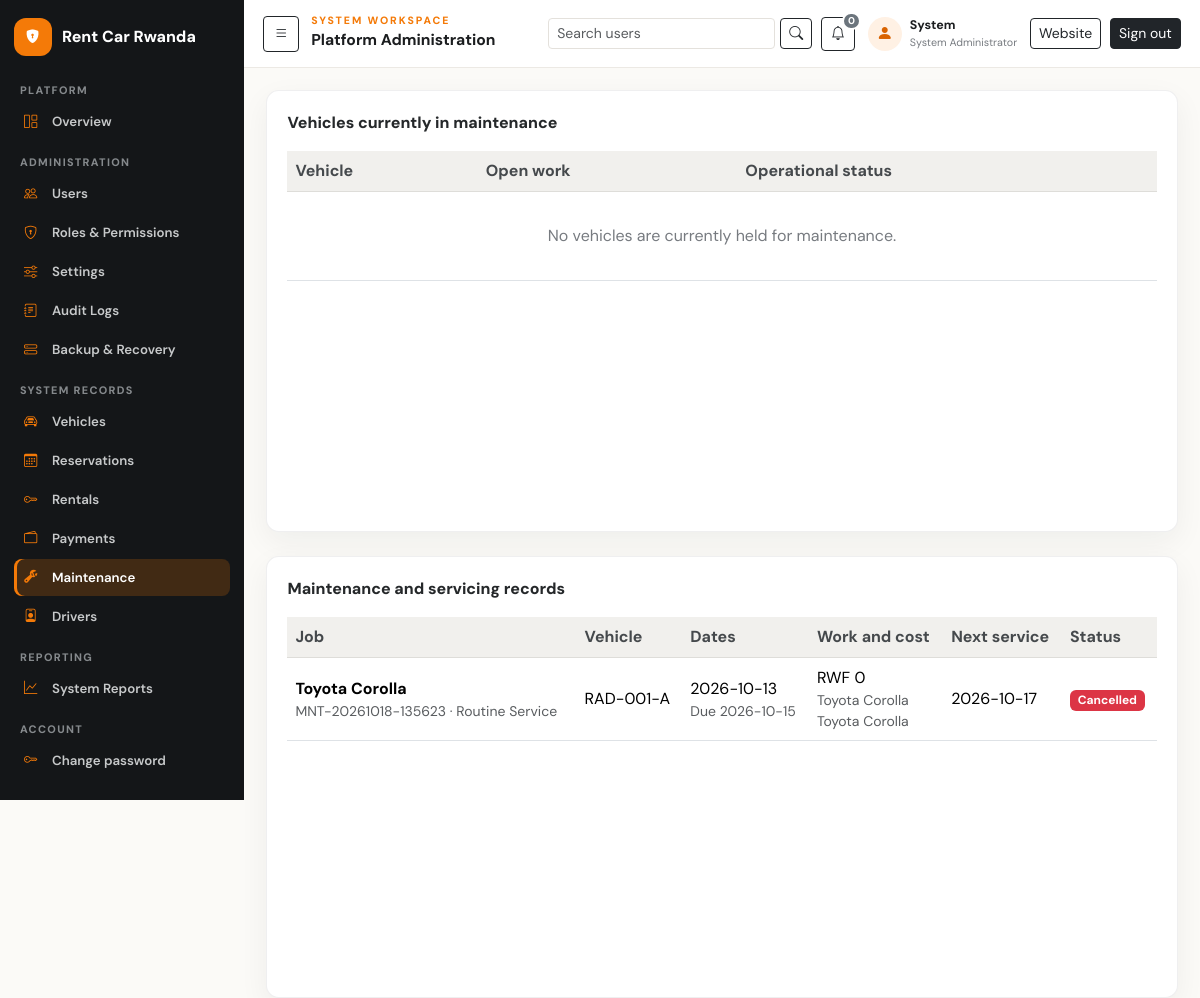
/index.php?r=maintenance (signed in), run on the app's committed database.
### tables this page shows
CREATE TABLE IF NOT EXISTS users (
  user_id BIGINT UNSIGNED AUTO_INCREMENT PRIMARY KEY,
  role_id BIGINT UNSIGNED NOT NULL,
  first_name VARCHAR(100) NOT NULL,
  last_name VARCHAR(100) NOT NULL,
  email VARCHAR(190) NULL UNIQUE,
  phone VARCHAR(30) NULL,
  password_hash VARCHAR(255) NOT NULL,
  must_change_password TINYINT(1) NOT NULL DEFAULT 0,
  status ENUM('active','inactive','suspended','pending') NOT NULL DEFAULT 'active',
  last_login_at DATETIME NULL,
  created_at TIMESTAMP NOT NULL DEFAULT CURRENT_TIMESTAMP,
  updated_at TIMESTAMP NOT NULL DEFAULT CURRENT_TIMESTAMP ON UPDATE CURRENT_TIMESTAMP,
  KEY idx_users_role_status (role_id,status),
  CONSTRAINT fk_users_role FOREIGN KEY (role_id) REFERENCES roles(role_id) ON DELETE RESTRICT ON UPDATE CASCADE
);

CREATE TABLE IF NOT EXISTS maintenance_records (
  maintenance_id BIGINT UNSIGNED AUTO_INCREMENT PRIMARY KEY,
  maintenance_number VARCHAR(40) NOT NULL UNIQUE,
  vehicle_id BIGINT UNSIGNED NOT NULL,
  reported_by BIGINT UNSIGNED NULL,
  maintenance_type ENUM('routine_service','repair','inspection','tyres','oil_change','bodywork','other') NOT NULL DEFAULT 'other',
  title VARCHAR(180) NOT NULL,
  description TEXT NULL,
  service_provider VARCHAR(180) NULL,
  start_date DATE NOT NULL,
  expected_completion_date DATE NULL,
  completed_date DATE NULL,
  odometer_reading INT UNSIGNED NULL,
  cost DECIMAL(12,2) NOT NULL DEFAULT 0,
  next_service_date DATE NULL,
  status ENUM('scheduled','in_progress','completed','cancelled') NOT NULL DEFAULT 'scheduled',
  notes TEXT NULL,
  created_at TIMESTAMP NOT NULL DEFAULT CURRENT_TIMESTAMP,
  updated_at TIMESTAMP NOT NULL DEFAULT CURRENT_TIMESTAMP ON UPDATE CURRENT_TIMESTAMP,
  KEY idx_maintenance_vehicle_status (vehicle_id,status), KEY idx_maintenance_dates (start_date,expected_completion_date),
  CONSTRAINT fk_maintenance_vehicle FOREIGN KEY (vehicle_id) REFERENCES vehicles(vehicle_id) ON DELETE RESTRICT ON UPDATE CASCADE,
  CONSTRAINT fk_maintenance_reporter FOREIGN KEY (reported_by) REFERENCES users(user_id) ON DELETE SET NULL ON UPDATE CASCADE,
  CONSTRAINT chk_maintenance_cost CHECK (cost >= 0),
  CONSTRAINT chk_maintenance_dates CHECK (expected_completion_date IS NULL OR expected_completion_date >= start_date)
);

CREATE TABLE IF NOT EXISTS vehicles (
  vehicle_id BIGINT UNSIGNED AUTO_INCREMENT PRIMARY KEY,
  category_id BIGINT UNSIGNED NOT NULL,
  registration_no VARCHAR(30) NOT NULL UNIQUE,
  vin VARCHAR(80) NULL UNIQUE,
  make VARCHAR(80) NOT NULL,
  model VARCHAR(80) NOT NULL,
  manufacture_year SMALLINT UNSIGNED NULL,
  colour VARCHAR(40) NULL,
  transmission ENUM('manual','automatic','other') NOT NULL DEFAULT 'manual',
  fuel_type ENUM('petrol','diesel','hybrid','electric','other') NOT NULL DEFAULT 'petrol',
  daily_rate DECIMAL(12,2) NOT NULL,
  weekly_rate DECIMAL(12,2) NULL,
  monthly_rate DECIMAL(12,2) NULL,
  current_mileage INT UNSIGNED NOT NULL DEFAULT 0,
  fuel_level_percent DECIMAL(5,2) NULL,
  image_path VARCHAR(500) NULL,
  status ENUM('available','reserved','rented','maintenance','inactive') NOT NULL DEFAULT 'available',
  insurance_expiry_date DATE NULL,
  inspection_expiry_date DATE NULL,
  description TEXT NULL,
  created_by BIGINT UNSIGNED NULL,
  created_at TIMESTAMP NOT NULL DEFAULT CURRENT_TIMESTAMP,
  updated_at TIMESTAMP NOT NULL DEFAULT CURRENT_TIMESTAMP ON UPDATE CURRENT_TIMESTAMP,
  KEY idx_vehicle_search (category_id,status,daily_rate), KEY idx_vehicle_model (make,model),
  CONSTRAINT fk_vehicle_category FOREIGN KEY (category_id) REFERENCES vehicle_categories(category_id) ON DELETE RESTRICT ON UPDATE CASCADE,
  CONSTRAINT fk_vehicle_creator FOREIGN KEY (created_by) REFERENCES users(user_id) ON DELETE SET NULL ON UPDATE CASCADE,
  CONSTRAINT chk_vehicle_rates CHECK (daily_rate >= 0 AND (weekly_rate IS NULL OR weekly_rate >= 0) AND (monthly_rate IS NULL OR monthly_rate >= 0)),
  CONSTRAINT chk_vehicle_fuel CHECK (fuel_level_percent IS NULL OR fuel_level_percent BETWEEN 0 AND 100)
);

### views/maintenance/index.php (the view, shortened to what the rows shown need)
<div class="panel table-panel mb-4">
  <div class="table-responsive"><table class="table align-middle mb-0">
    <thead><tr><th>Vehicle</th><th>Open work</th><th>Operational status</th><?php if (!empty($canManage)): ?><th>Readiness decision</th><?php endif; ?></tr></thead>
  </table></div>
</div>
<div class="panel table-panel">
  <div class="table-responsive"><table class="table align-middle mb-0">
    <thead><tr><th>Job</th><th>Vehicle</th><th>Dates</th><th>Work and cost</th><th>Next service</th><th>Status</th><?php if (!empty($canManage)): ?><th>Update</th><?php endif; ?></tr></thead>
    <tbody>
    <?php foreach ($rows as $r): ?>
      <tr>
        <td><strong><?= e($r['title']) ?></strong><small class="d-block text-muted"><?= e($r['maintenance_number']) ?> · <?= e(ucwords(str_replace('_', ' ', $r['maintenance_type']))) ?></small></td>
        <td><?= e($r['registration_no']) ?><?php if ($r['odometer_reading'] !== null): ?><small class="d-block text-muted"><?= (int)$r['odometer_reading'] ?> km</small><?php endif; ?></td>
        <td><?= e($r['start_date']) ?><?php if (!empty($r['expected_completion_date'])): ?><small class="d-block text-muted">Due <?= e($r['expected_completion_date']) ?></small><?php endif; ?></td>
        <td><?= e(\Crms\Money::format($r['cost'])) ?><?php if (!empty($r['service_provider'])): ?><small class="d-block text-muted"><?= e($r['service_provider']) ?></small><?php endif; ?><?php if (!empty($r['description'])): ?><small class="d-block text-muted"><?= e($r['description']) ?></small><?php endif; ?></td>
        <td><?= e((string)($r['next_service_date'] ?? '—')) ?></td>
        <td><?= status_badge((string)$r['status']) ?></td>
      </tr>
    <?php endforeach; ?>
    </tbody>
  </table></div>
</div>

### src/bootstrap.php (shortened to what the rows shown need)
<?php
$appCfg = require dirname(__DIR__) . '/config/app.php';
spl_autoload_register(function (string $class): void {
    $prefix = 'Crms\\';
    $rel = str_replace('\\', '/', substr($class, strlen($prefix)));
    $file = __DIR__ . '/' . $rel . '.php';
});
if (!function_exists('e')) {
    function e(?string $value): string
    {
        return htmlspecialchars((string) $value, ENT_QUOTES | ENT_SUBSTITUTE, 'UTF-8');
    }
}
if (!function_exists('url')) {
    function url(string $route = 'home', array $query = []): string
    {
        $base = rtrim(crms_base_url(), '/');
        $query['r'] = $route;
        return $base . '/index.php?' . http_build_query($query);
    }
}
if (!function_exists('crms_base_url')) {
    function crms_base_url(): string
    {
        $cfg = require dirname(__DIR__) . '/config/app.php';
        $script = $_SERVER['SCRIPT_NAME'] ?? '/CarrentalMS/index.php';
        $dir = str_replace('\\', '/', dirname($script));
        return rtrim($dir, '/');
    }
}
if (!function_exists('asset')) {
    function asset(string $path): string
    {
        return rtrim(crms_base_url(), '/') . '/' . ltrim($path, '/');
    }
}
if (!function_exists('status_badge')) {
    function status_badge(string $status): string
    {
        $cls = \Crms\Ui::statusClass($status);
        return '<span class="badge text-bg-' . e($cls) . ' badge-status">' . e($status) . '</span>';
    }
}

### views/layouts/app.php (shortened to what the rows shown need)
<!doctype html>
<html lang="en">
<head>
  <link href="https://cdn.jsdelivr.net/npm/bootstrap@5.3.3/dist/css/bootstrap.min.css" rel="stylesheet">
  <link href="https://cdn.jsdelivr.net/npm/bootstrap-icons@1.11.3/font/bootstrap-icons.min.css" rel="stylesheet">
  <link href="<?= e(asset('public/css/app.css') . '?v=' . (string) filemtime(dirname(__DIR__, 2) . '/public/css/app.css')) ?>" rel="stylesheet">
</head>
<?php $isSystemAdmin = ($user['role_name'] ?? '') === 'System Administrator'; ?>
<?php $isDashboardPage = (string) ($_GET['r'] ?? '') === 'dashboard'; ?>
<?php $isReportsPage = (string) ($_GET['r'] ?? '') === 'reports'; ?>
<?php $isAdminUsersPage = (string) ($_GET['r'] ?? '') === 'admin/users'; ?>
<body class="site-body app-body<?= $isDashboardPage ? ' dashboard-workspace' : '' ?><?= $isReportsPage ? ' reports-workspace' : '' ?><?= $isAdminUsersPage ? ' admin-users-workspace' : '' ?><?= $isSystemAdmin ? ' admin-workspace' : '' ?><?= !empty($printAgreement) ? ' rental-agreement-print' : '' ?><?= !empty($reportPrint) ? ' report-print' : '' ?>">
<div class="app-shell">
  <?php require dirname(__DIR__) . '/partials/sidebar.php'; ?>
  <div class="app-main">
    <header class="app-topbar">
      <?php if ($isSystemAdmin): ?>
        <button class="btn btn-sm btn-outline-dark d-none d-lg-inline-flex admin-sidebar-toggle" type="button" data-sidebar-toggle aria-expanded="true" aria-label="Collapse navigation"><i class="bi bi-list"></i></button>
        <div class="admin-topbar-title"><p class="eyebrow mb-0">System workspace</p><strong>Platform Administration</strong></div>
        <div class="app-topbar-actions admin-topbar-actions">
          <form class="admin-topbar-search" method="get" action="<?= e(url('admin/users')) ?>">
            <input class="form-control form-control-sm" type="search" name="q" value="<?= e((string)($q ?? '')) ?>" placeholder="Search users" aria-label="Search user accounts">
            <button class="btn btn-sm btn-outline-dark" type="submit" aria-label="Search"><i class="bi bi-search" aria-hidden="true"></i></button>
          </form>
          <a class="btn btn-sm btn-outline-dark admin-topbar-icon admin-notification-link" href="<?= e(url('dashboard')) ?>#dashboard-notifications" title="Notifications" aria-label="Notifications, <?= (int) ($unreadNotificationCount ?? 0) ?> unread">
            <i class="bi bi-bell" aria-hidden="true"></i>
            <span class="badge text-bg-<?= (int) ($unreadNotificationCount ?? 0) > 0 ? 'primary' : 'secondary' ?>" data-notification-count><?= (int) ($unreadNotificationCount ?? 0) ?></span>
          </a>
          <div class="admin-user-chip"><span class="admin-user-avatar"><i class="bi bi-person-fill" aria-hidden="true"></i></span><span><strong><?= e($user['first_name'] ?? 'Admin') ?></strong><small>System Administrator</small></span></div>
          <a class="btn btn-sm btn-outline-dark admin-website-link" href="<?= e(url('home')) ?>">Website</a>
          <form method="post" action="<?= e(url('logout')) ?>"><?= \Crms\Csrf::field() ?><button class="btn btn-sm btn-dark">Sign out</button></form>
        </div>
      <?php endif; ?>
    </header>
    <div class="app-content">
      <?= $content ?>
    </div>
  </div>
</div>
</body>
</html>

### data on the page
users: first_name "System"
maintenance_records: title "Toyota Corolla", maintenance_number "MNT-20261018-135623", maintenance_type "Routine Service", vehicle.registration_no "RAD-001-A", start_date "2026-10-13", expected_completion_date "2026-10-15", cost "RWF 0", service_provider "Toyota Corolla", description "Toyota Corolla", next_service_date "2026-10-17", status "Cancelled"

### other printed values
$unreadNotificationCount "0"
